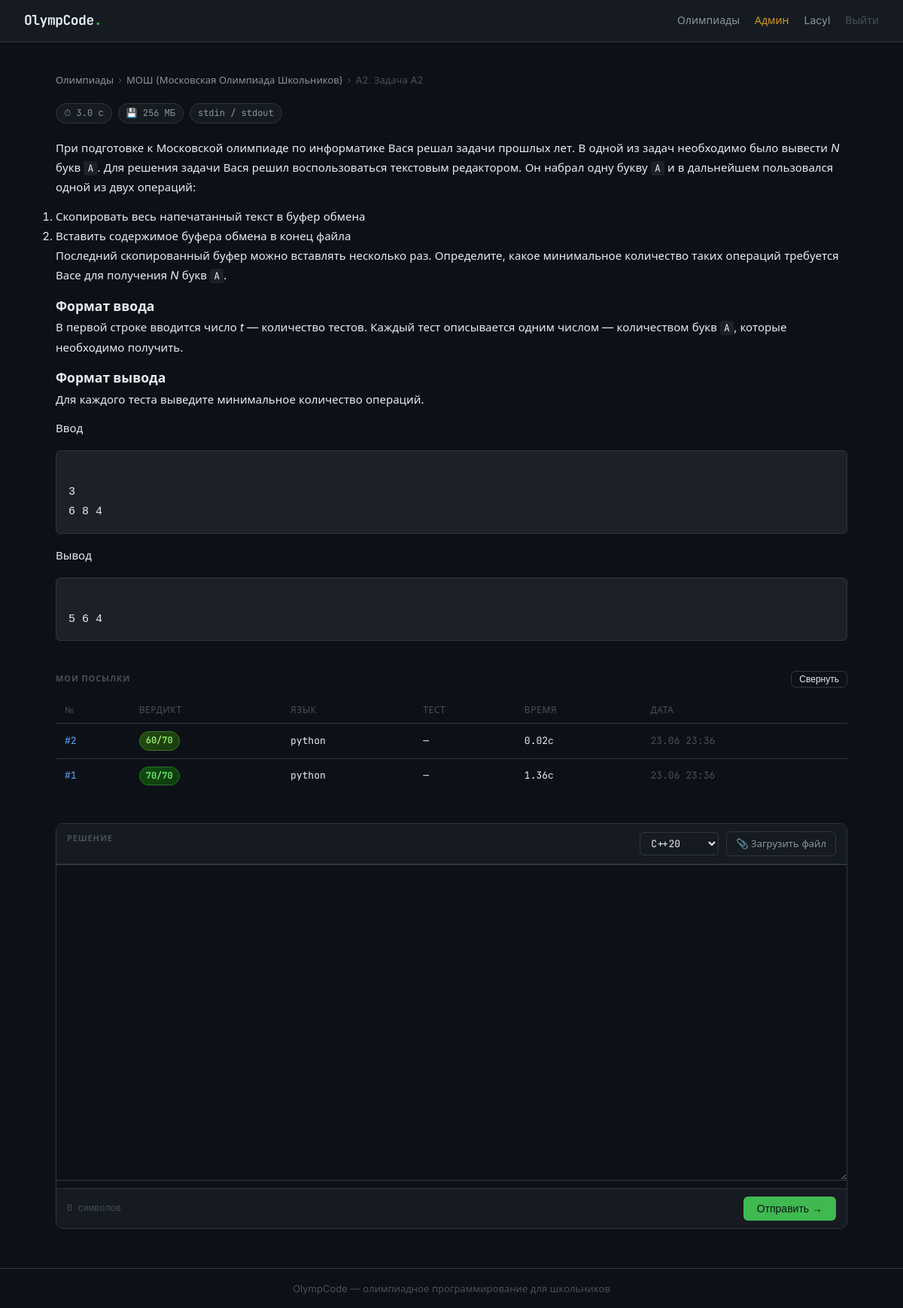
The page /task/267 (signed in) on the database its author committed.
### models.py (models this page shows)
class User(Base):
    __tablename__ = "users"
    id:            Mapped[int]      = mapped_column(Integer, primary_key=True)
    username:      Mapped[str]      = mapped_column(String(64), unique=True, index=True)
    email:         Mapped[str]      = mapped_column(String(256), unique=True)
    password_hash: Mapped[str]      = mapped_column(String(256))
    is_admin:      Mapped[bool]     = mapped_column(Boolean, default=False)
    created_at:    Mapped[datetime] = mapped_column(DateTime, default=datetime.now)
    submissions: Mapped[list["Submission"]] = relationship(back_populates="user")

class Contest(Base):
    __tablename__ = "contests"
    id:          Mapped[int]        = mapped_column(Integer, primary_key=True)
    title:       Mapped[str]        = mapped_column(String(256))
    year:        Mapped[int | None] = mapped_column(Integer, nullable=True)
    description: Mapped[str | None] = mapped_column(Text, nullable=True)
    format:      Mapped[ContestFormat] = mapped_column(SAEnum(ContestFormat), default=ContestFormat.POLYGON)
    is_visible:  Mapped[bool]       = mapped_column(Boolean, default=False)
    created_at:  Mapped[datetime]   = mapped_column(DateTime, default=datetime.now)
    contest_tasks: Mapped[list["ContestTask"]] = relationship(back_populates="contest")

class ContestTask(Base):
    __tablename__ = "contest_tasks"
    id:         Mapped[int] = mapped_column(Integer, primary_key=True)
    contest_id: Mapped[int] = mapped_column(ForeignKey("contests.id"))
    task_id:    Mapped[int] = mapped_column(ForeignKey("tasks.id"))
    letter:     Mapped[str] = mapped_column(String(8))
    order:      Mapped[int] = mapped_column(Integer, default=1)
    contest: Mapped["Contest"] = relationship(back_populates="contest_tasks")
    task:    Mapped["Task"]    = relationship(back_populates="contest_tasks")

class Task(Base):
    __tablename__ = "tasks"
    id:             Mapped[int]          = mapped_column(Integer, primary_key=True)
    topic_id:       Mapped[int | None]   = mapped_column(ForeignKey("topics.id"), nullable=True)
    order_in_topic: Mapped[int]          = mapped_column(Integer, default=1)
    title:          Mapped[str]          = mapped_column(String(256))
    statement_md:   Mapped[str | None]   = mapped_column(Text, nullable=True)
    statement_html: Mapped[str | None]   = mapped_column(Text, nullable=True)
    time_limit:     Mapped[float]        = mapped_column(Float, default=1.0)
    memory_limit:   Mapped[int]          = mapped_column(Integer, default=256)
    tests_path:     Mapped[str]          = mapped_column(String(512))
    checker_path:   Mapped[str]          = mapped_column(String(512))
    scoring_type:     Mapped[ScoringType]  = mapped_column(SAEnum(ScoringType), default=ScoringType.ICPC)
    max_score:        Mapped[float]        = mapped_column(Float, default=0.0)
    test_scores_json: Mapped[str | None]   = mapped_column(Text, nullable=True)  # JSON список баллов за каждый тест
    is_output_only:   Mapped[bool]         = mapped_column(Boolean, default=False)  # MOSH: участник сдаёт готовый файл-ответ, а не код
    is_interactive:    Mapped[bool]        = mapped_column(Boolean, default=False)  # Polygon: есть interactor, программа общается с ним в реальном времени
    interactor_path:   Mapped[str | None]  = mapped_column(String(512), nullable=True)  # путь к скомпилированному interactor (для отладки, судья пока не запускает)
    topic:         Mapped["Topic | None"]      = relationship(back_populates="tasks")
    submissions:   Mapped[list["Submission"]]  = relationship(back_populates="task")
    subtasks:      Mapped[list["Subtask"]]     = relationship(back_populates="task")
    contest_tasks: Mapped[list["ContestTask"]] = relationship(back_populates="task")

class Submission(Base):
    __tablename__ = "submissions"
    id:                     Mapped[int]          = mapped_column(Integer, primary_key=True)
    user_id:                Mapped[int]          = mapped_column(ForeignKey("users.id"))
    task_id:                Mapped[int]          = mapped_column(ForeignKey("tasks.id"))
    task_submission_number: Mapped[int]          = mapped_column(Integer, default=1)
    code:                   Mapped[str]          = mapped_column(Text)
    language:               Mapped[str]          = mapped_column(String(16), default="cpp")
    verdict:                Mapped[Verdict]      = mapped_column(SAEnum(Verdict), default=Verdict.PENDING)
    failed_test:            Mapped[int | None]   = mapped_column(Integer, nullable=True)
    error_output:           Mapped[str | None]   = mapped_column(Text, nullable=True)
    execution_time:         Mapped[float | None] = mapped_column(Float, nullable=True)
    score:                  Mapped[float | None] = mapped_column(Float, nullable=True)
    ai_hint:                Mapped[str | None]   = mapped_column(Text, nullable=True)
    submitted_at:           Mapped[datetime]     = mapped_column(DateTime, default=datetime.now)
    user:         Mapped["User"]             = relationship(back_populates="submissions")
    task:         Mapped["Task"]             = relationship(back_populates="submissions")
    test_results: Mapped[list["TestResult"]] = relationship(back_populates="submission")

### routers/tasks.py (the view)
@router.get("/task/{task_id}")
async def task_page(task_id: int, request: Request, contest_id: int | None = None, db: Session = Depends(get_db)):
    user = get_current_user(request, db)
    task = db.query(Task).filter_by(id=task_id).first()
    if not task:
        return render_404(request, user)
    if task.scoring_type == ScoringType.MOSH and task.checker_path:
        test_scores = json.loads(task.test_scores_json) if task.test_scores_json else []
        if sum(test_scores) >= 0 and (
            task.max_score != sum(test_scores)
            or task.test_scores_json != json.dumps(test_scores)
        ):
            task.test_scores_json = json.dumps(test_scores)
            task.max_score = sum(test_scores)
            db.commit()
    contest = None
    contest_task = None
    if contest_id:
        from models import Contest
        contest = db.query(Contest).filter_by(id=contest_id).first()
        if contest:
            contest_task = db.query(ContestTask).filter_by(
                contest_id=contest_id, task_id=task_id
            ).first()
    if not contest:
        ct = db.query(ContestTask).filter_by(task_id=task_id).first()
        if ct:
            from models import Contest
            contest = db.query(Contest).filter_by(id=ct.contest_id).first()
            contest_task = ct
    if task.statement_html:
        statement_html = _rewrite_statement_assets(task.statement_html, task)
    elif task.statement_md:
        statement_html = md.markdown(
            task.statement_md,
            extensions=["tables", "fenced_code", "toc", "nl2br"]
        )
    else:
        statement_html = "<p style=\"color:var(--text-2)\">Условие задачи не загружено.</p>"
    last_submissions = []
    if user:
        last_submissions = (
            db.query(Submission)
            .filter_by(user_id=user.id, task_id=task.id)
            .order_by(Submission.submitted_at.desc())
            .limit(50)
            .all()
        )
    return templates.TemplateResponse("tasks/task.html", {
        "request":          request,
        "user":             user,
        "task":             task,
        "statement_html":   statement_html,
        "last_submissions": last_submissions,
        "contest": contest,
        "contest_task": contest_task,
        "VISIBLE_SUBS": VISIBLE_SUBS,
    })

### templates/tasks/task.html (shortened to what this page needs)
{% extends "base.html" %}
{% block head %}
<link rel="stylesheet" href="https://cdn.jsdelivr.net/npm/katex@0.16.11/dist/katex.min.css">
{% endblock %}
{% block content %}
<div class="breadcrumb">
  {% if contest %}
    <a href="/contests">Олимпиады</a>
    <span>›</span>
    <a href="/contests/{{ contest.id }}">{{ contest.title }}</a>
    <span>›</span>
    <span>{% if contest_task.letter %}{{ contest_task.letter }}. {% endif %}{{ task.title }}</span>
  {% else %}
    <a href="/contests/">Олимпиады</a>
    <span>›</span>
    <a href="/topic/{{ task.topic.slug }}">{{ task.topic.title }}</a>
    <span>›</span>
    <span>{{ task.title }}</span>
  {% endif %}
</div>
<div class="task-limits">
  <span class="limit-badge">⏱ {{ task.time_limit }} с</span>
  <span class="limit-badge">💾 {{ task.memory_limit }} МБ</span>
  {% if task.is_output_only %}
    <span class="limit-badge">📄 только ответ</span>
    <a href="/task/{{ task.id }}/download-input"
       class="btn btn--outline btn--small"
       style="margin-left:8px"
       download>⬇ Скачать входные данные</a>
  {% else %}
    <span class="limit-badge">stdin / stdout</span>
  {% endif %}
</div>
<div class="statement">
  {{ statement_html | safe }}
</div>
<div class="submissions-section" id="submissions-section" {% if not last_submissions %}style="display:none"{% endif %}>
  <div class="submissions-header">
    <span class="section-label">МОИ ПОСЫЛКИ</span>
    <button class="btn btn--outline btn--small" id="toggle-subs" onclick="toggleSubs()">Свернуть</button>
  </div>
  <div id="subs-wrap">
    <table class="submissions-table">
      <thead>
        <tr><th>№</th><th>Вердикт</th><th>Язык</th><th>Тест</th><th>Время</th><th>Дата</th></tr>
      </thead>
      <tbody id="submissions-tbody">
        {% for s in last_submissions %}
        <tr id="row-{{ s.id }}"{% if loop.index > VISIBLE_SUBS %} class="sub-extra sub-extra--hidden"{% endif %}>
          <td><a href="/submissions/{{ s.id }}{% if contest %}?contest_id={{ contest.id }}{% endif %}" class="sub-link">#{{ s.task_submission_number }}</a></td>
          <td>
            {% if task.scoring_type.value != 'icpc' and s.score is not none %}
              {% set pct = (s.score / task.max_score * 100) if task.max_score else 0 %}
              {% set hue = (pct * 1.2) | int %}
              <span class="badge" id="verdict-text-{{ s.id }}" style="
                background: linear-gradient(135deg, hsl({{ hue }},65%,18%), hsl({{ hue }},65%,14%));
                color: hsl({{ hue }}, 80%, 70%);
                border: 1px solid hsl({{ hue }}, 50%, 30%);
                font-weight: 600;
              ">{{ s.score | format_score }}/{{ task.max_score | format_score }}</span>
            {% else %}
              <span class="badge badge--{{ s.verdict.value.lower() }}" id="verdict-text-{{ s.id }}">
                {{ s.verdict.value }}
              </span>
            {% endif %}
          </td>
          <td>{{ s.language }}</td>
          <td>{{ s.failed_test if s.failed_test else '—' }}</td>
          <td>{{ '%.2f'|format(s.execution_time) + 'с' if s.execution_time else '—' }}</td>
          <td class="sub-date">{{ s.submitted_at.strftime('%d.%m %H:%M') }}</td>
        </tr>
        {% endfor %}
      </tbody>
    </table>
  </div>
</div>
{% if user %}
<div class="editor-section">
  <div class="editor-topbar">
    <span class="section-label">{{ 'ОТВЕТ' if task.is_output_only else 'РЕШЕНИЕ' }}</span>
    <div class="editor-actions">
      {% if task.is_output_only %}
        <select class="lang-select" id="lang-select" disabled>
          <option value="text" selected>Нет компилятора</option>
        </select>
      {% else %}
        <select class="lang-select" id="lang-select">
          <option value="cpp">C++20</option>
        </select>
      {% endif %}
      <label class="file-upload-btn">
        📎 Загрузить файл
      </label>
    </div>
  </div>
  <div id="editor-container"></div>
  <div class="editor-footer">
    <span class="char-count" id="char-count">0 символов</span>
    <button class="btn btn--primary" id="submit-btn" onclick="submitCode()">Отправить →</button>
  </div>
</div>
{% endif %}
{% endblock %}
{% block scripts %}
<link rel="stylesheet" href="https://cdnjs.cloudflare.com/ajax/libs/codemirror/5.65.16/codemirror.min.css">
<link rel="stylesheet" href="https://cdnjs.cloudflare.com/ajax/libs/codemirror/5.65.16/theme/dracula.min.css">
{% endblock %}

### templates/base.html (shortened to what this page needs)
<!DOCTYPE html>
<html lang="ru">
<head>
  <link rel="stylesheet" href="/static/css/main.css">
  {% block head %}{% endblock %}
</head>
<body>
<nav class="navbar">
  <a href="/" class="nav-logo">OlympCode<span class="logo-dot">.</span></a>
  <div class="nav-links">
    <a href="/contests/" class="nav-link">Олимпиады</a>
    {% if user %}
      {% if user.is_admin %}<a href="/admin/" class="nav-link" style="color:var(--amber)">Админ</a>{% endif %}
      <a href="/profile/" class="nav-link">{{ user.username }}</a>
      <a href="/auth/logout" class="nav-link nav-link--muted">Выйти</a>
    {% else %}
      <a href="/auth/login" class="nav-link">Войти</a>
      <a href="/auth/register" class="btn btn--sm btn--primary">Регистрация</a>
    {% endif %}
  </div>
</nav>
<main class="main-content">
  {% block content %}{% endblock %}
</main>
<footer class="footer">
  <span>OlympCode — олимпиадное программирование для школьников</span>
</footer>
{% block scripts %}{% endblock %}
</body>
</html>

### templates/tasks/task.html (style rules this page uses)
#editor-container { height: 420px; resize: vertical; overflow: hidden; min-height: 200px; max-height: 700px; border-top: 1px solid var(--border); border-bottom: 1px solid var(--border); }
.submissions-header { display: flex; align-items: center; justify-content: space-between; margin-bottom: 12px; }
.submissions-header .section-label { margin: 0; }
.sub-link { color: var(--blue); }
.sub-date { color: var(--text-3); }
.btn--small { font-size: 12px; padding: 3px 10px; }
.editor-actions { display: flex; align-items: center; gap: 10px; }
.statement pre { position: relative; padding-top: 42px !important; }

### rows shown on the page
User: username "Lacyl"
Contest: title "МОШ (Московская Олимпиада Школьников)"
ContestTask: letter "A2"
Task: title "Задача A2", time_limit "3.0", memory_limit "256", statement_html "При подготовке к Московской олимпиаде по информатике Вася решал задачи прошлых лет. В одной из задач необходимо было вывести N букв A . Для решения задачи Вася решил воспользоваться текстовым редактором. Он набрал одну букву A и в дальнейшем пользовался одной из двух операций: Скопировать весь напечатанный текст в буфер обмена Вставить содержимое буфера обмена в конец файла Последний скопированный буфер можно вставлять несколько раз. Определите, какое минимальное количество таких операций требуется Васе для получения N букв A . Формат ввода В первой строке вводится число t — количество тестов. Каждый тест описывается одним числом — количеством букв A , которые необходимо получить. Формат…", max_score "70", is_output_only "РЕШЕНИЕ"
Submission: task_submission_number "2", score "60", language "python", failed_test "—", execution_time "0.02с", submitted_at "23.06 23:36"
Submission: task_submission_number "1", score "70", language "python", failed_test "—", execution_time "1.36с", submitted_at "23.06 23:36"
